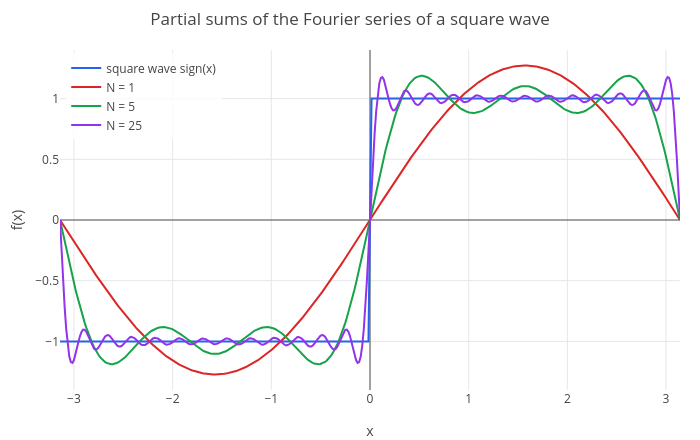

Notebook code for this chart:
### Markdown cell above
## 2. A square wave and the Gibbs phenomenon

The square wave $f(x) = \operatorname{sign}(x)$ on $[-\pi, \pi]$ is odd, so only sines appear, and the integral splits
at the jump:

$$b_n = \frac2\pi\int_0^\pi \sin nx\,dx = \frac{2(1 - (-1)^n)}{\pi n} = \begin{cases}4/(\pi n) & n \text{ odd}\\ 0 & n \text{ even.}\end{cases}$$

### Code cell
s1 = fourier(sign(x), x, pi, 1);
s5 = fourier(sign(x), x, pi, 5);
s25 = fourier(sign(x), x, pi, 25);
s5
p = plot(sign(x), s1, s5, s25, x, -pi, pi);
p = legend(p, "square wave sign(x)", "N = 1", "N = 5", "N = 25");
labels(title(p, "Partial sums of the Fourier series of a square wave"), "x", "f(x)")

### Figure 1 — Plotly figure (JSON) as saved in the notebook; plotly's stock layout.template omitted (floating-point values rounded to 4 significant figures; data arrays with more than 128 entries replaced by an {"elided": "..."} marker saying what was removed)
{"data": [{"line": {"color": "#2563eb", "width": 2}, "mode": "lines", "name": "square wave sign(x)", "type": "scatter", "x": {"elided": "402 float values"}, "y": {"elided": "402 int values"}}, {"line": {"color": "#dc2626", "width": 2}, "mode": "lines", "name": "N = 1", "type": "scatter", "x": {"elided": "402 float values"}, "y": {"elided": "402 float values"}}, {"line": {"color": "#16a34a", "width": 2}, "mode": "lines", "name": "N = 5", "type": "scatter", "x": {"elided": "402 float values"}, "y": {"elided": "402 float values"}}, {"line": {"color": "#9333ea", "width": 2}, "mode": "lines", "name": "N = 25", "type": "scatter", "x": {"elided": "402 float values"}, "y": {"elided": "402 float values"}}], "layout": {"height": 440, "legend": {"bgcolor": "rgba(255,255,255,0.8)", "x": 0.01, "xanchor": "left", "y": 0.99, "yanchor": "top"}, "margin": {"b": 50, "l": 60, "r": 20, "t": 50}, "showlegend": true, "title": {"text": "Partial sums of the Fourier series of a square wave"}, "width": 700, "xaxis": {"range": [-3.142, 3.142], "title": {"text": "x"}, "zeroline": true}, "yaxis": {"range": [-1.401, 1.401], "title": {"text": "f(x)"}, "zeroline": true}}}
